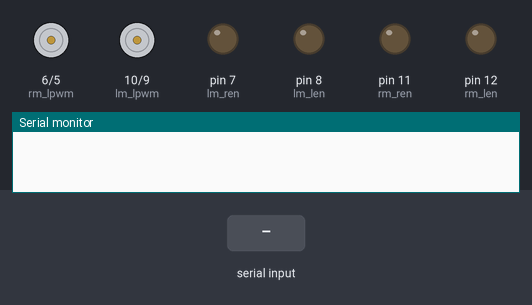
Bench run of a sketch on a simulated Arduino Uno, built with avr-gcc and run on an emulated ATmega328P. Parts: motor-driver pin pairs drawn as motors (green arrow = first pin HIGH = forward, orange = second pin HIGH = backward, longer = more drive), output pins drawn as LEDs (lit = HIGH), the last lines printed to the serial monitor. The inputs (shaded band) are chosen by the test bench.

Above: at 1.2 s.
1.3 s: byte 70 ('F') received over Serial
At 1.9 s:
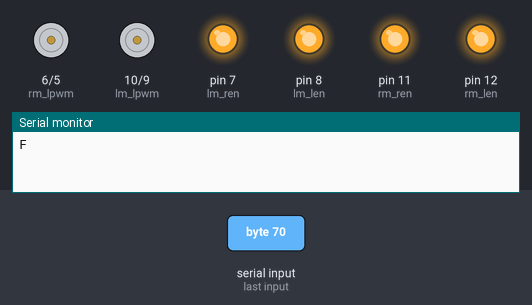
2.8 s: byte 66 ('B') received over Serial
At 4.0 s:
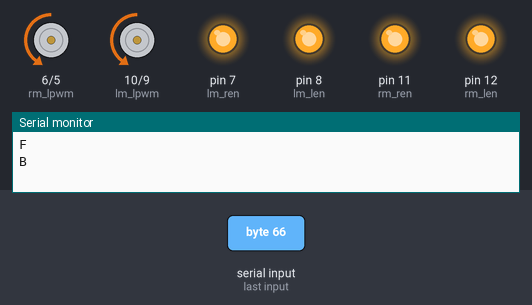
4.3 s: byte 76 ('L') received over Serial
At 5.4 s:
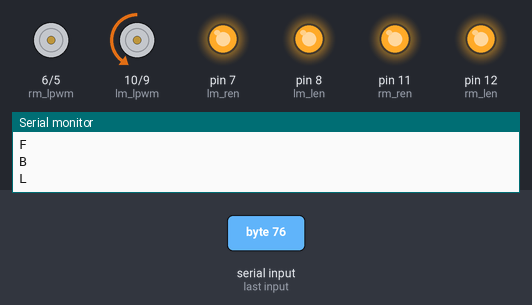
5.8 s: byte 83 ('S') received over Serial
At 6.5 s:
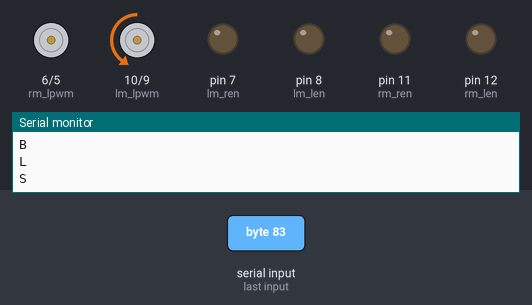
7.3 s: byte 82 ('R') received over Serial
At 7.6 s:
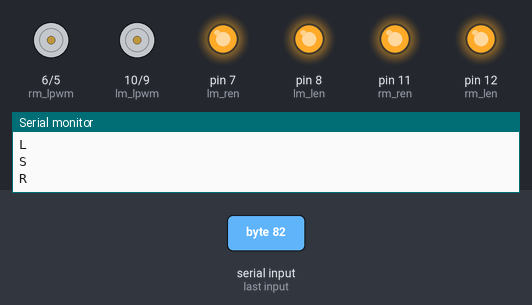
Timing chart, 0 to 9.8 s (numbered marks = the images above; inputs shaded):
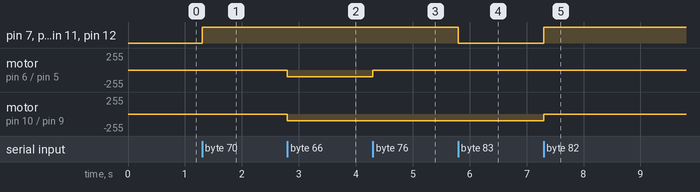

Measured:
- after the input at 1.3 s, pin 7 (lm_ren), pin 8 (lm_len), pin 11 (rm_ren), pin 12 (rm_len): LOW → HIGH at once
- after the input at 2.8 s, motor on pin 6 (rm_lpwm) / pin 5 (rm_rpwm), motor on pin 10 (lm_lpwm) / pin 9 (lm_rpwm): stopped → backward 100/255 at once
- after the input at 4.3 s, motor on pin 6 (rm_lpwm) / pin 5 (rm_rpwm): backward 100/255 → stopped at once
- after the input at 5.8 s, pin 7 (lm_ren), pin 8 (lm_len), pin 11 (rm_ren), pin 12 (rm_len): HIGH → LOW at once
- after the input at 7.3 s, pin 7 (lm_ren), pin 8 (lm_len), pin 11 (rm_ren), pin 12 (rm_len): LOW → HIGH at once; motor on pin 10 (lm_lpwm) / pin 9 (lm_rpwm): backward 100/255 → stopped at once

The sketch:

coding_for_soccer_bot.ino
```cpp
// C++ code
// Coding for Soccer Bot
// Right Motor: Ren 11, Len 12,Rpwm 5, Lpwm 6
// Left Motor: Ren 7, Len 8, Rpwm 9, Lpwm 10

int speeds=100;
char data;
//For Right side
#define rm_ren 11
#define rm_len 12
#define rm_rpwm 5
#define rm_lpwm 6

//For Left side

#define lm_ren 7
#define lm_len 8
#define lm_rpwm 9
#define lm_lpwm 10

void forward();
void backward();
void turn_right();
void turn_left();
void stop();

void setup(){
pinMode(rm_ren,OUTPUT);
pinMode(rm_len,OUTPUT);
pinMode(rm_rpwm,OUTPUT);
pinMode(rm_lpwm,OUTPUT);

pinMode(lm_ren,OUTPUT);
pinMode(lm_len,OUTPUT);
pinMode(lm_rpwm,OUTPUT);
pinMode(lm_lpwm,OUTPUT);

Serial.begin(9600);

}
void loop()
{
 if(Serial.available()){
 data=Serial.read();
  //Serial.println(data);
   if(data=='0' || data=='1' || data=='2' || data=='3' || data=='4' || data=='5' || data=='6' || data=='7' || data=='8' || data=='9'){
   int value=(int)data;//type casting
   speeds=value*28; //
   }

  if(data=='F'){
     forward();
     Serial.println("F");
 }
  if(data=='B'){
     backward();
     Serial.println("B");
 }
  if(data=='R'){
     turn_right();
     Serial.println("R");
 }
  if(data=='L'){
     turn_left();
     Serial.println("L");
 }
  if(data=='S'){
     stop();
     Serial.println("S");
 }

}
}

void forward()
{
digitalWrite(rm_ren,HIGH);
digitalWrite(rm_len,HIGH);
analogWrite(rm_rpwm,speeds);
analogWrite(rm_rpwm,0);

digitalWrite(lm_ren,HIGH);
digitalWrite(lm_len,HIGH);
analogWrite(lm_rpwm,speeds);
analogWrite(lm_rpwm,0);
}

void backward()
{
digitalWrite(rm_ren,HIGH);
digitalWrite(rm_len,HIGH);
analogWrite(rm_rpwm,0);
analogWrite(rm_rpwm,speeds);

digitalWrite(lm_ren,HIGH);
digitalWrite(lm_len,HIGH);
analogWrite(lm_rpwm,0);
analogWrite(lm_rpwm,speeds);
}
void turn_right()
{
digitalWrite(rm_ren,HIGH);
digitalWrite(rm_len,HIGH);
analogWrite(rm_rpwm,speeds);
analogWrite(rm_rpwm,0);

digitalWrite(lm_ren,HIGH);
digitalWrite(lm_len,HIGH);
analogWrite(lm_rpwm,speeds);
analogWrite(lm_rpwm,0);
}
void turn_left()
{
digitalWrite(rm_ren,HIGH);
digitalWrite(rm_len,HIGH);
analogWrite(rm_rpwm,speeds);
analogWrite(rm_rpwm,0);

digitalWrite(lm_ren,HIGH);
digitalWrite(lm_len,HIGH);
analogWrite(lm_rpwm,0);
analogWrite(lm_rpwm,speeds);
}

void stop()
{
digitalWrite(rm_ren,LOW);
digitalWrite(rm_len,LOW);

digitalWrite(lm_ren,LOW);
digitalWrite(lm_len,LOW);
}
```
